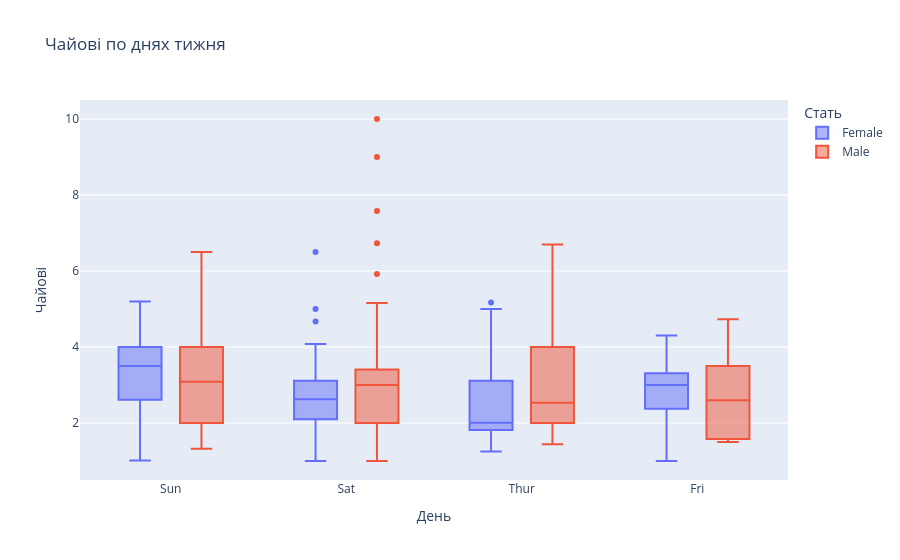

Here is the notebook cell this chart was saved with:
### Markdown cell above
6. Інтерактивний box plot: чайові за днями та статтю

Створіть інтерактивний box plot для чайових за днями тижня з розбивкою за кольором по статі.

### Code cell
fig = px.box(df, x='day', y='tip', color='sex',
             title='Чайові по днях тижня',
             labels={'day': 'День', 'time': 'Час', 'tip': 'Чайові', 'sex': 'Стать', 'total_bill': 'Рахунок'}
)

fig.show()

### Figure 1 — Plotly figure (JSON) as saved in the notebook; plotly's stock layout.template omitted (floating-point values rounded to 4 significant figures; data arrays with more than 128 entries replaced by an {"elided": "..."} marker saying what was removed)
{"data": [{"alignmentgroup": "True", "hovertemplate": "Стать=Female<br>День=%{x}<br>Чайові=%{y}<extra></extra>", "legendgroup": "Female", "marker": {"color": "#636efa"}, "name": "Female", "notched": false, "offsetgroup": "Female", "orientation": "v", "showlegend": true, "type": "box", "x": ["Sun", "Sun", "Sun", "Sun", "Sun", "Sun", "Sat", "Sat", "Sat", "Sat", "Sat", "Sat", "Sun", "Sun", "Sat", "Sat", "Sat", "Sat", "Sat", "Sat", "Sat", "Thur", "Thur", "Fri", "Fri", "Fri", "Fri", "Fri", "Sat", "Sat", "Sat", "Sat", "Sat", "Sun", "Sun", "Thur", "Thur", "Thur", "Thur", "Thur", "Thur", "Thur", "Thur", "Thur", "Thur", "Thur", "Thur", "Thur", "Thur", "Thur", "Thur", "Thur", "Thur", "Thur", "Thur", "Thur", "Thur", "Sun", "Sun", "Sun", "Sun", "Sun", "Sat", "Sat", "Sun", "Sun", "Sun", "Thur", "Thur", "Thur", "Thur", "Thur", "Thur", "Thur", "Sat", "Sat", "Sat", "Sat", "Sat", "Fri", "Fri", "Fri", "Fri", "Sat", "Sat", "Sat", "Thur"], "x0": " ", "xaxis": "x", "y": [1.01, 3.61, 5.0, 3.02, 1.67, 3.5, 2.75, 2.23, 3.0, 3.0, 2.45, 3.07, 2.6, 5.2, 1.5, 2.47, 1.0, 3.0, 3.14, 5.0, 2.2, 1.83, 5.17, 1.0, 4.3, 3.25, 2.5, 3.0, 2.5, 3.48, 4.08, 4.0, 1.0, 4.0, 3.5, 1.5, 1.8, 2.92, 1.68, 2.52, 4.2, 2.0, 2.0, 2.83, 1.5, 2.0, 3.25, 1.25, 2.0, 2.0, 2.75, 3.5, 5.0, 2.3, 1.5, 1.36, 1.63, 5.14, 3.75, 2.61, 2.0, 3.0, 1.61, 2.0, 4.0, 3.5, 3.5, 4.19, 5.0, 2.0, 2.01, 2.0, 2.5, 3.23, 2.23, 2.5, 6.5, 1.1, 3.09, 3.48, 3.0, 2.5, 2.0, 2.88, 4.67, 2.0, 3.0], "y0": " ", "yaxis": "y"}, {"alignmentgroup": "True", "hovertemplate": "Стать=Male<br>День=%{x}<br>Чайові=%{y}<extra></extra>", "legendgroup": "Male", "marker": {"color": "#EF553B"}, "name": "Male", "notched": false, "offsetgroup": "Male", "orientation": "v", "showlegend": true, "type": "box", "x": {"elided": "157 str values"}, "x0": " ", "xaxis": "x", "y": {"elided": "157 float values"}, "y0": " ", "yaxis": "y"}], "layout": {"boxmode": "group", "legend": {"title": {"text": "Стать"}, "tracegroupgap": 0}, "title": {"text": "Чайові по днях тижня"}, "xaxis": {"anchor": "y", "domain": [0, 1], "title": {"text": "День"}}, "yaxis": {"anchor": "x", "domain": [0, 1], "title": {"text": "Чайові"}}}}
